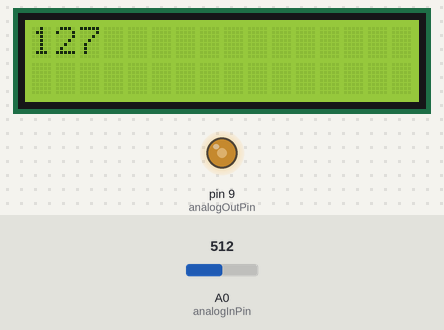
Bench run of a sketch on a simulated Arduino Uno, built with avr-gcc and run on an emulated ATmega328P. Shown: 16×2 character LCD, output pins drawn as LEDs (lit = HIGH). Inputs (shaded band) come from the test bench; at power-on: A0 (analogInPin) = 512. What the sketch prints to the serial monitor is not drawn.

Above: at 1.2 s.
1.3 s: A0 (analogInPin) set to 716
At 2.4 s:
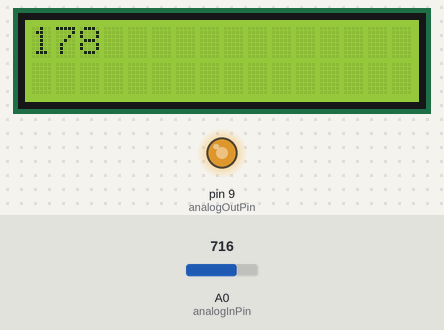
3.0 s: A0 (analogInPin) set to 900
At 4.3 s:
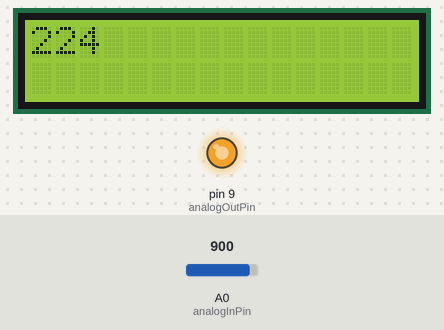
4.6 s: A0 (analogInPin) set to 417
At 5.1 s:
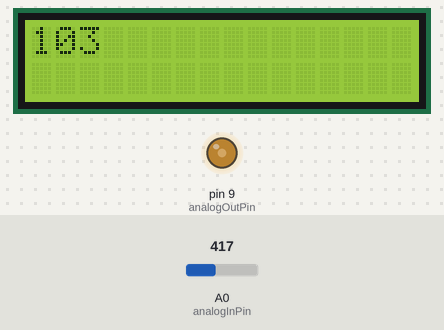
6.1 s: A0 (analogInPin) set to 386
At 7.0 s:
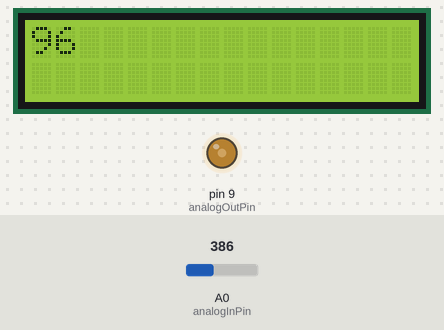
7.6 s: A0 (analogInPin) set to 122
At 8.8 s:
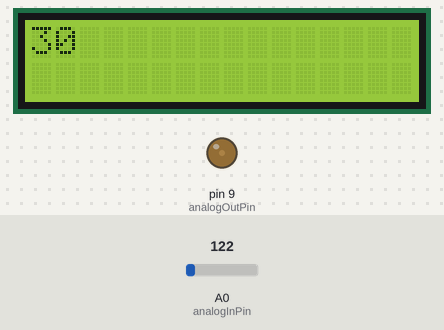
9.1 s: A0 (analogInPin) set to 0
At 9.5 s:
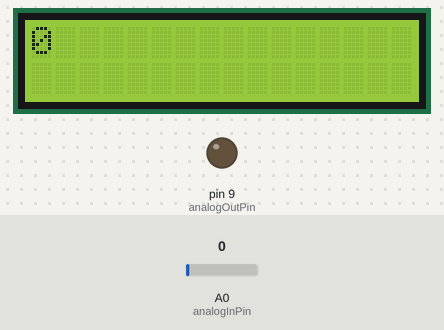
Timing chart, 0 to 11.6 s (numbered marks = the images above; inputs shaded):
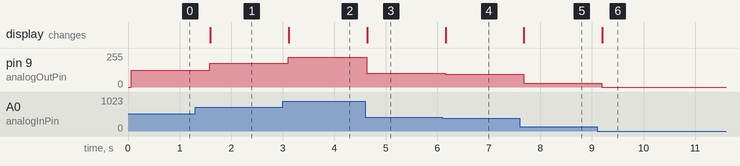

Measured:
- after the input at 1.3 s, pin 9 (analogOutPin): 127/255 → 178/255 after 0.29 s; the display: changes after 0.29 s (image 1)
- after the input at 3.0 s, pin 9 (analogOutPin): 178/255 → 224/255 after 0.11 s; the display: changes after 0.12 s (image 2)
- after the input at 4.6 s, pin 9 (analogOutPin): 224/255 → 103/255 at once; the display: changes at once (image 3)
- after the input at 6.1 s, pin 9 (analogOutPin): 103/255 → 96/255 after 0.05 s; the display: changes after 0.06 s (image 4)
- after the input at 7.6 s, pin 9 (analogOutPin): 96/255 → 30/255 after 0.07 s; the display: changes after 0.08 s (image 5)
- after the input at 9.1 s, pin 9 (analogOutPin): 30/255 → 0/255 after 0.09 s; the display: changes after 0.10 s (image 6)

The sketch:

shine_sensor.ino
```cpp
// Set up constants:
const int analogInPin = A0;   // Number of the pin connected to the photoresistor
const int analogOutPin = 9;   // Number of the pin connected to the LED
#include <LiquidCrystal_I2C.h>
LiquidCrystal_I2C lcd(0x27, 16, 2); // I2C address 0x27, 16 column and 2 rows

int sensorValue = 0;          // Value read by the photoresistor
int outputValue = 0;          // Value sent to the LED

void setup() {
  // Initialise communication with the computer
  Serial.begin(9600);
  lcd.init(); // initialize the lcd
  lcd.backlight();

  // Indicate that the pin analogOutPin is an output:
  pinMode(analogOutPin, OUTPUT);
  // Indicate that analogInPin is an input:
  pinMode(analogInPin, INPUT);
}

void loop() {
  // Read the value of the photoresistor and
  // store that value in sensorValue:
  sensorValue = analogRead(analogInPin);
  // scale sensorValue to a value between 0 and 255
  // and store the value in outputValue:
  outputValue = map(sensorValue, 0, 1023, 0, 255);
  // send this new outputValue to the LED
  analogWrite(analogOutPin, outputValue);

  // sending the information to the computer
  Serial.print("sensor = " );
  Serial.print(sensorValue);
  Serial.print("\t output = ");
  Serial.println(outputValue);
  lcd.clear();
  lcd.setCursor(0, 0);         // move cursor to   (0, 0)
  lcd.print(outputValue);
  delay(500);
}
```
